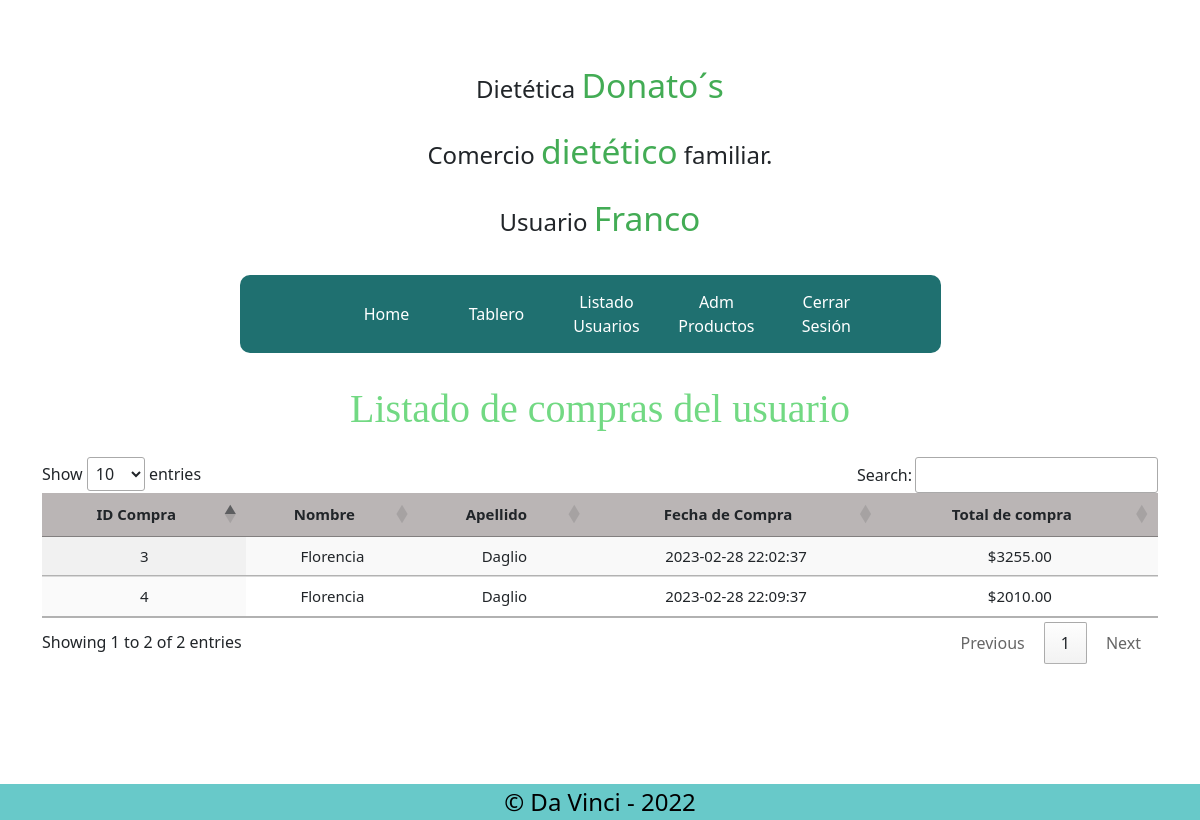
/admin/index.php?s=compras-realizadas&id=3 (signed in), run on the app's committed database.
### tables this page shows
CREATE TABLE `compras` (
  `compra_id` int(11) NOT NULL AUTO_INCREMENT,
  `total` decimal(10,2) NOT NULL,
  `fecha` datetime NOT NULL,
  `usuario_id` int(11) NOT NULL,
  PRIMARY KEY (`compra_id`),
  KEY `fk_cliente` (`usuario_id`),
  CONSTRAINT `relacion_compra_usuario` FOREIGN KEY (`usuario_id`) REFERENCES `usuario` (`usuario_id`)
);

CREATE TABLE `usuario` (
  `usuario_id` int(11) NOT NULL AUTO_INCREMENT,
  `nombre` varchar(100) NOT NULL,
  `apellido` varchar(100) NOT NULL,
  `email` varchar(150) NOT NULL,
  `password` varchar(300) NOT NULL,
  `fk_rol` int(11) NOT NULL,
  PRIMARY KEY (`usuario_id`),
  KEY `fk_rol` (`fk_rol`),
  CONSTRAINT `relacion_usuario_rol` FOREIGN KEY (`fk_rol`) REFERENCES `rol` (`rol_id`)
);

### classes/Compra.php (called while the page is built, shortened)
<?php
class Compra {
    function traerComprasDeUsuario(int $usuario_id): array|null
    {
        $db = (new DB)->getConexion();
        $query = "SELECT * FROM compras INNER JOIN usuario ON usuario.usuario_id = compras.usuario_id WHERE compras.usuario_id = ?";
        $stmt = $db->prepare($query);
        $stmt->execute([$usuario_id]);
        $producto = $stmt->fetchAll();
        return $producto;
    }
}
?>

### admin/views/compras-realizadas.php (the view)
<?php
$usuario_id = $_GET['id'];
$compras = (new Compra)->traerComprasDeUsuario($usuario_id);
?>
<section class="container">
	<h1 class="mb-4">Listado de compras del usuario</h1>
    <?php if($compras) : ?>
    <table class="table display table-striped" id="table">
		<thead>
			<tr>
				<th>ID Compra</th>
				<th>Nombre</th>
				<th>Apellido</th>
				<th>Fecha de Compra</th>
				<th>Total de compra</th>
			</tr>
		</thead>
		<tbody>
			<?php
			foreach ($compras as $compra) :
			?>
				<tr>
				    <td class="text-center"><?= htmlspecialchars($compra['compra_id']); ?></td>
					<td class="text-center"><?= htmlspecialchars($compra['nombre']); ?></td>
					<td class="text-center"><?= htmlspecialchars($compra['apellido']); ?></td>
					<td class="text-center"><?= htmlspecialchars($compra['fecha']); ?></td>
					<td class="text-center">$<?= htmlspecialchars($compra['total']); ?></td>
				</tr>
			<?php
			endforeach;
			?>
		</tbody>
	</table>
    <?php else: ?>
        <div class="text-center bg-success text-white my-3 py-3" id="error-correo"><span class="visually-hidden"></span> El usuario no posee compras realizadas.</div>
		<a href="index.php?s=usuarios" class="d-block text-center col-md-2 mx-auto btn btn-primary">Volver</a>
	<?php endif; ?>
</section>

### css/estilos.css (style rules this page uses)
* { margin: 0; padding: 0; font-size: 1rem; }
h1 { text-align: center; color: rgb(114, 217, 131); font-family: "Domine", serif; }
.table td, th { font-size: 15px; }
.table th { text-align: center !important; }
.table tr { background-color: rgb(186, 181, 181); }

### data on the page
compras: compra_id "3", usuario.nombre "Florencia", usuario.apellido "Daglio", fecha "2023-02-28 22:02:37", total "3255.00"
compras: compra_id "4", usuario.nombre "Florencia", usuario.apellido "Daglio", fecha "2023-02-28 22:09:37", total "2010.00"

### other printed values
$_SESSION['nombre'] "Franco"
